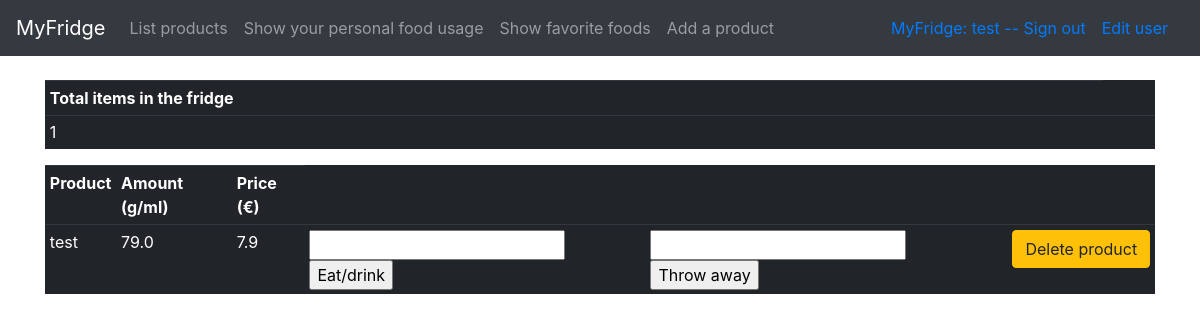
The page /products (signed in) on the database as committed earlier.
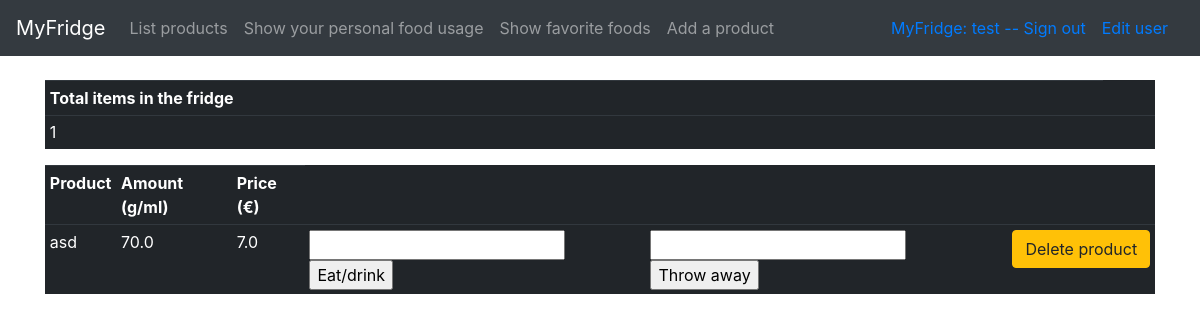
The same page on the database as committed later.
### application/products/models.py (models this page shows, shortened)
class Product(Base):
    name = db.Column(db.String(144), nullable=False)
    amount = db.Column(db.Float, nullable=False)
    price = db.Column(db.Float, nullable=False)
    account_id = db.Column(db.Integer, db.ForeignKey('account.id', ondelete='CASCADE'),
                           nullable=False)
    @staticmethod
    def find_users_products():
        stmt = text("SELECT * FROM Product"
                    " JOIN Account ON Product.account_id = Account.id"
                    " WHERE Product.account_id = :account_id"
		    " ORDER BY Product.name ASC").params(account_id=current_user.id)
        res = db.engine.execute(stmt)
        response = []
        for row in res:
            response.append({"id": row[0], "name":row[3], "amount":row[4], "price":row[5]})
        return response
    @staticmethod
    def count_products():
        stmt = text("SELECT COUNT(*) as total_products FROM Product"
                    " JOIN Account ON Product.account_id = Account.id"
                    " WHERE Product.account_id = :account_id").params(account_id=current_user.id)
        res = db.engine.execute(stmt)
        response = []
        for row in res:
            response.append({"total_products": row[0]})
        return response

### application/products/views.py (the view)
@app.route("/products", methods=["GET"])
@login_required
def products_list():
    return render_template("products/list.html", products=Product.find_users_products(), items=Product.count_products())

### application/__init__.py (called while the page is built)
@login_manager.user_loader
def load_user(user_id):
    return User.query.get(user_id)

### application/templates/products/list.html (shortened to what this page needs)
{% extends "layout.html" %}
{% block body %}
{% for item in items %}
  <table class="table table-sm table-dark">
    <tr>
      <th>Total items in the fridge</th>
    </tr>
    <tr>
      <td> {{ item.total_products }} </td>
      <td>
    </tr>
    {% endfor %}
  <table class="table table-sm table-dark">
    <tr>
      <th>Product</th>
      <th>Amount (g/ml)</th>
      <th>Price (€)</th>
    </tr>
    {% for product in products %}
    <tr>
      <td> {{ product.name }} </td>
      <td> {{ product.amount }} </td>
      <td> {{ product.price }} </td>
      <td>
	<form method="POST" action="{{ url_for('eat_simple', product_id=product.id) }}">
          <input type="text" name="amount"/>
	  <input type="submit" value="Eat/drink"/>
	</form>
      </td>
      <td>
  <form method="POST" action="{{ url_for('throw_waste', product_id=product.id) }}"><input type="text" name="waste"/>
    <input type="submit" value="Throw away"/>
  </form>
      </td>
      <td>
	<form method="POST" action="{{ url_for('products_delete', product_id=product.id) }}">
	  <input type="submit" class="btn btn-warning" value="Delete product"/>
	</form>
      </td>
    </tr>
    {% endfor %}
  </table>
{% endblock %}

Rows that differ between the two databases and show on the page:
removed Product: name "test", amount "79.0", price "7.9"
added Product: name "asd", amount "70.0", price "7.0"
